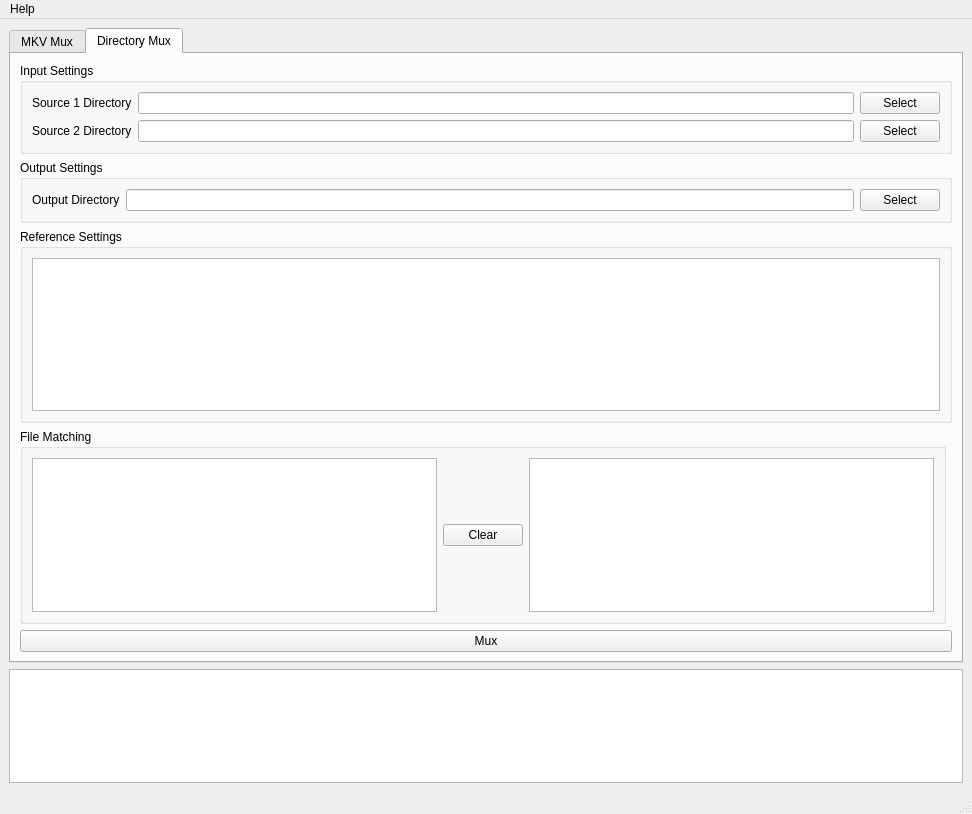
<?xml version="1.0" encoding="UTF-8"?>
<ui version="4.0">
 <class>MainWindow</class>
 <widget class="QMainWindow" name="MainWindow">
  <property name="geometry">
   <rect>
    <x>0</x>
    <y>0</y>
    <width>972</width>
    <height>814</height>
   </rect>
  </property>
  <property name="windowTitle">
   <string>MainWindow</string>
  </property>
  <widget class="QWidget" name="centralwidget">
   <layout class="QGridLayout" name="gridLayout_4">
    <item row="1" column="0">
     <widget class="QTabWidget" name="tabWidget">
      <property name="currentIndex">
       <number>1</number>
      </property>
      <widget class="QWidget" name="tab_single">
       <attribute name="title">
        <string>MKV Mux</string>
       </attribute>
       <layout class="QVBoxLayout" name="verticalLayout">
        <item>
         <widget class="QGroupBox" name="group_single_input">
          <property name="title">
           <string>Input</string>
          </property>
          <layout class="QGridLayout" name="gridLayout_5">
           <item row="2" column="1">
            <widget class="QLabel" name="label_single_trackinfo">
             <property name="text">
              <string>Track Info</string>
             </property>
            </widget>
           </item>
           <item row="0" column="1">
            <widget class="QLabel" name="label_single_avaltrack">
             <property name="sizePolicy">
              <sizepolicy hsizetype="Fixed" vsizetype="Preferred">
               <horstretch>0</horstretch>
               <verstretch>0</verstretch>
              </sizepolicy>
             </property>
             <property name="minimumSize">
              <size>
               <width>0</width>
               <height>10</height>
              </size>
             </property>
             <property name="text">
              <string>Avaliable Track</string>
             </property>
            </widget>
           </item>
           <item row="1" column="1">
            <widget class="QListWidget" name="list_single_avaltrack">
             <property name="viewMode">
              <enum>QListView::ListMode</enum>
             </property>
            </widget>
           </item>
           <item row="1" column="2">
            <layout class="QVBoxLayout" name="verticalLayout_2">
             <item>
              <widget class="QPushButton" name="button_single_add_file">
               <property name="text">
                <string>Add File</string>
               </property>
              </widget>
             </item>
             <item>
              <widget class="QPushButton" name="button_single_clear">
               <property name="text">
                <string>Clear</string>
               </property>
              </widget>
             </item>
            </layout>
           </item>
           <item row="3" column="1">
            <widget class="QListWidget" name="list_single_trackinfo">
             <property name="sizePolicy">
              <sizepolicy hsizetype="Expanding" vsizetype="Fixed">
               <horstretch>0</horstretch>
               <verstretch>0</verstretch>
              </sizepolicy>
             </property>
             <property name="minimumSize">
              <size>
               <width>0</width>
               <height>0</height>
              </size>
             </property>
             <property name="maximumSize">
              <size>
               <width>16777215</width>
               <height>140</height>
              </size>
             </property>
             <property name="baseSize">
              <size>
               <width>0</width>
               <height>140</height>
              </size>
             </property>
            </widget>
           </item>
          </layout>
         </widget>
        </item>
        <item>
         <widget class="QGroupBox" name="group_single_output">
          <property name="title">
           <string>Output Files</string>
          </property>
          <layout class="QGridLayout" name="gridLayout_6">
           <item row="2" column="1">
            <widget class="QLineEdit" name="lineedit_single_ouputdir"/>
           </item>
           <item row="2" column="2">
            <widget class="QPushButton" name="button_single_browse_dir">
             <property name="text">
              <string>Browse</string>
             </property>
            </widget>
           </item>
           <item row="0" column="0">
            <widget class="QLabel" name="label_single_outputname">
             <property name="text">
              <string>Output Name:</string>
             </property>
            </widget>
           </item>
           <item row="2" column="0">
            <widget class="QLabel" name="label_single_outputdir">
             <property name="text">
              <string>Output Directory:</string>
             </property>
            </widget>
           </item>
           <item row="0" column="1" colspan="2">
            <widget class="QLineEdit" name="lineedit_single_outputname"/>
           </item>
          </layout>
         </widget>
        </item>
        <item>
         <widget class="QPushButton" name="button_sinlge_mux">
          <property name="sizePolicy">
           <sizepolicy hsizetype="Minimum" vsizetype="Minimum">
            <horstretch>0</horstretch>
            <verstretch>0</verstretch>
           </sizepolicy>
          </property>
          <property name="minimumSize">
           <size>
            <width>0</width>
            <height>40</height>
           </size>
          </property>
          <property name="text">
           <string>Mux</string>
          </property>
         </widget>
        </item>
       </layout>
      </widget>
      <widget class="QWidget" name="tab_batch">
       <attribute name="title">
        <string>Directory Mux</string>
       </attribute>
       <layout class="QGridLayout" name="gridLayout_3">
        <item row="6" column="0" colspan="2">
         <widget class="QPushButton" name="button_batch_mux">
          <property name="baseSize">
           <size>
            <width>0</width>
            <height>40</height>
           </size>
          </property>
          <property name="text">
           <string>Mux</string>
          </property>
         </widget>
        </item>
        <item row="3" column="0">
         <widget class="QGroupBox" name="groupBox_4">
          <property name="title">
           <string>File Matching</string>
          </property>
          <layout class="QGridLayout" name="gridLayout_8">
           <item row="2" column="1">
            <widget class="QPushButton" name="button_batch_clear">
             <property name="text">
              <string>Clear</string>
             </property>
            </widget>
           </item>
           <item row="2" column="0">
            <widget class="QListWidget" name="list_batch_source1"/>
           </item>
           <item row="2" column="2">
            <widget class="QListWidget" name="list_batch_source2"/>
           </item>
          </layout>
         </widget>
        </item>
        <item row="1" column="0" colspan="2">
         <widget class="QGroupBox" name="groupBox">
          <property name="title">
           <string>Output Settings</string>
          </property>
          <layout class="QGridLayout" name="gridLayout">
           <item row="0" column="0">
            <widget class="QLabel" name="label_batch_outputdir">
             <property name="text">
              <string>Output Directory</string>
             </property>
            </widget>
           </item>
           <item row="0" column="1">
            <widget class="QLineEdit" name="lineedit_batch_outputdir"/>
           </item>
           <item row="0" column="2">
            <widget class="QPushButton" name="button_batch_select_output">
             <property name="text">
              <string>Select</string>
             </property>
            </widget>
           </item>
          </layout>
         </widget>
        </item>
        <item row="2" column="0" colspan="2">
         <widget class="QGroupBox" name="groupBox_3">
          <property name="title">
           <string>Reference Settings</string>
          </property>
          <layout class="QGridLayout" name="gridLayout_7">
           <item row="0" column="0">
            <widget class="QListView" name="listview_batch_reference"/>
           </item>
          </layout>
         </widget>
        </item>
        <item row="0" column="0" colspan="2">
         <widget class="QGroupBox" name="groupBox_2">
          <property name="title">
           <string>Input Settings</string>
          </property>
          <layout class="QGridLayout" name="gridLayout_2">
           <item row="0" column="0">
            <widget class="QLabel" name="label_batch_source1dir">
             <property name="text">
              <string>Source 1 Directory</string>
             </property>
            </widget>
           </item>
           <item row="1" column="0">
            <widget class="QLabel" name="label_batch_source2dir">
             <property name="text">
              <string>Source 2 Directory</string>
             </property>
            </widget>
           </item>
           <item row="0" column="3">
            <widget class="QPushButton" name="button_batch_select_input1">
             <property name="text">
              <string>Select</string>
             </property>
            </widget>
           </item>
           <item row="0" column="2">
            <widget class="QLineEdit" name="lineedit_batch_source1dir"/>
           </item>
           <item row="1" column="2">
            <widget class="QLineEdit" name="lineedit_batch_source2dir"/>
           </item>
           <item row="1" column="3">
            <widget class="QPushButton" name="button_batch_select_input2">
             <property name="text">
              <string>Select</string>
             </property>
            </widget>
           </item>
          </layout>
         </widget>
        </item>
       </layout>
      </widget>
     </widget>
    </item>
    <item row="2" column="0">
     <widget class="QTextEdit" name="log">
      <property name="readOnly">
       <bool>true</bool>
      </property>
     </widget>
    </item>
   </layout>
  </widget>
  <widget class="QMenuBar" name="menubar">
   <property name="geometry">
    <rect>
     <x>0</x>
     <y>0</y>
     <width>972</width>
     <height>21</height>
    </rect>
   </property>
   <widget class="QMenu" name="menuSettings">
    <property name="title">
     <string>Help</string>
    </property>
    <addaction name="actionAbout"/>
    <addaction name="actionSettings"/>
   </widget>
   <addaction name="menuSettings"/>
  </widget>
  <widget class="QStatusBar" name="statusbar"/>
  <action name="actionAbout">
   <property name="text">
    <string>About</string>
   </property>
  </action>
  <action name="actionSettings">
   <property name="text">
    <string>Settings</string>
   </property>
  </action>
 </widget>
 <resources/>
 <connections/>
</ui>
